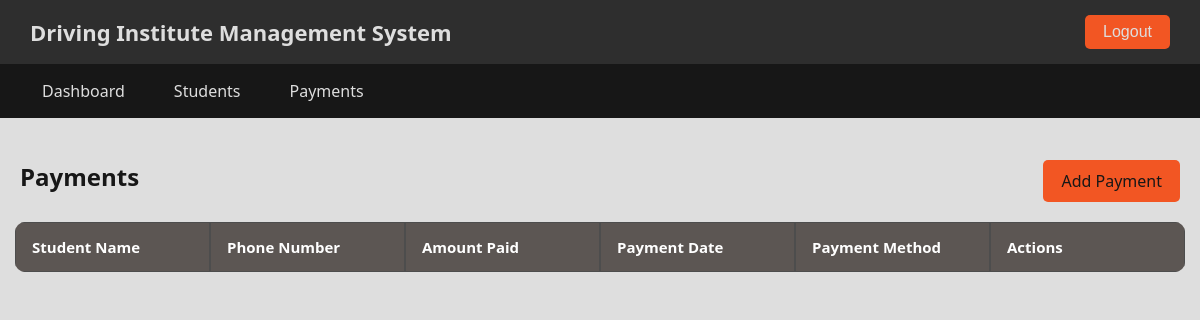
The app's page /staffs/payments/ (signed in), older data.
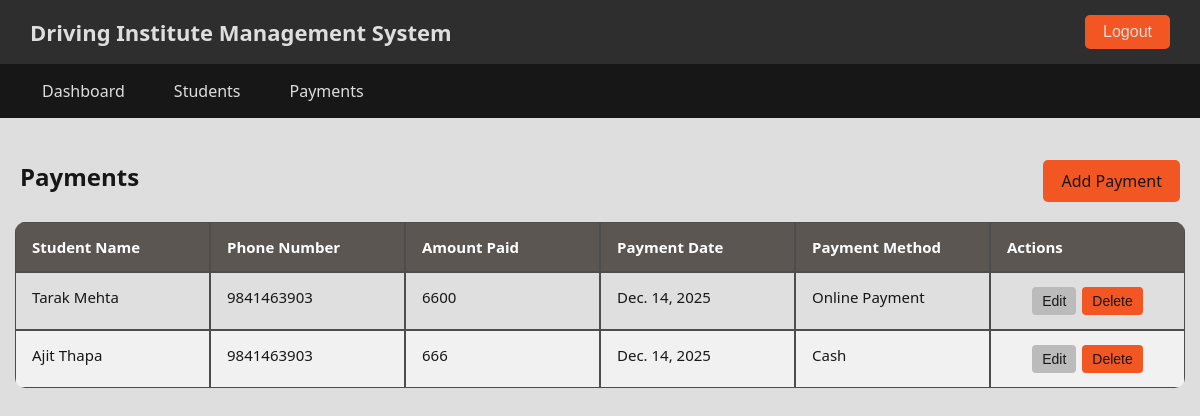
The same page, newer data.
### userAdmin/models.py (models this page shows, shortened)
class Payment(models.Model):
    student = models.ForeignKey(Student, on_delete=models.CASCADE)
    amountPaid = models.IntegerField()
    paymentDate = models.DateField()
    paymentMethod = models.CharField(
        max_length=15,
        choices=[
            ('Cash', 'Cash'),
            ('Online', 'Online Payment'),
        ],
        default='Cash'
    )

class Student(models.Model):
    name = models.CharField(max_length=100)
    phone = models.CharField(max_length=10, unique=True)
    address = models.TextField()
    course = models.CharField(
        max_length=1,
        choices=[
            ('A', 'Bike(15 Days)'),
            ('B', 'Car(30 Days)'),
            ('K', 'Scooter(15 Days)')
        ]
    )
    enrollment_date = models.DateField()
    total_fee = models.IntegerField()
    notes = models.TextField(null=True, blank=True)
    fees_paid = models.IntegerField(default=0)
    slug = models.SlugField(unique=True, blank=True)

### userStaff/views.py (the view)
# urls.py: path('payments/', views.payments_page, name='payments'),
@login_required
def payments_page(request):
    payments = Payment.objects.all()
    return render(request, "userStaff/payments/staff_payment_page.html", {'payments': payments})

### userStaff/templates/userStaff/payments/staff_payment_page.html (shortened to what this page needs)
{% extends "userStaff/layout.html" %}
{% load static %}
{% block content %}
<br>
<div class="header">
    <h2>Payments</h2>
    <a href="{% url 'userStaff:StaffAddPayment' %}" class="btn-add">Add Payment</a>
</div>
<div class='table-container'>
    <table class="table">
        <thead>
            <tr>
                <th>Student Name</th>
                <th>Phone Number</th>
                <th>Amount Paid</th>
                <th>Payment Date</th>
                <th>Payment Method</th>
                <th>Actions</th>
            </tr>
        </thead>
        <tbody>
            {% for paymentData in payments %}
            <tr>
                <td>{{paymentData.student.name}}</td>
                <td>{{paymentData.student.phone}}</td>
                <td>{{paymentData.amountPaid}}</td>
                <td>{{paymentData.paymentDate}}</td>
                <td>{{paymentData.get_paymentMethod_display}}</td>
                <td class="actions-col">
                <div class="actions-wrapper">
                    <form method='GET' action='{% url 'userStaff:StaffUpdatePayment' paymentData.id %}'>
                        <button type="submit" class="action-btn edit">Edit</button>
                    </form>
                    <form action='{% url 'userStaff:StaffDeletePayment' paymentData.id %}' method='POST'>
                        <button type="submit" class="action-btn delete" onclick= "
                        return confirm('Are you sure you want to delete payment for {{ paymentData.student.name }}?');
                        ">Delete</a>
                    </form>
                </div>
                </td>
            </tr>
            {% endfor %}
        </tbody>
    </table>
</div>
{% endblock content %}

Row changes from the older to the newer data that the page shows:
added Payment: student.name "Tarak Mehta", student.phone "9841463903", amountPaid "6600", paymentDate "Dec. 14, 2025", paymentMethod "Online Payment"
added Payment: student.name "Ajit Thapa", student.phone "9841463903", amountPaid "666", paymentDate "Dec. 14, 2025", paymentMethod "Cash"
